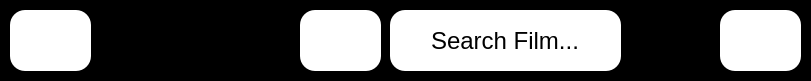
   <widget class="QFrame" name="frame_2">
    <property name="geometry">
     <rect>
      <x>20</x>
      <y>0</y>
      <width>811</width>
      <height>81</height>
     </rect>
    </property>
    <property name="styleSheet">
     <string notr="true">background-color:black;
border-radius:15px;</string>
    </property>
    <property name="frameShape">
     <enum>QFrame::StyledPanel</enum>
    </property>
    <property name="frameShadow">
     <enum>QFrame::Raised</enum>
    </property>
    <widget class="QPushButton" name="pushButton_5">
     <property name="geometry">
      <rect>
       <x>720</x>
       <y>10</y>
       <width>81</width>
       <height>61</height>
      </rect>
     </property>
     <property name="styleSheet">
      <string notr="true">background-color:white;
border-radius:15px;</string>
     </property>
     <property name="text">
      <string/>
     </property>
     <property name="icon">
      <iconset>
       <normaloff>../../../Downloads/tải xuống (12).png</normaloff>../../../Downloads/tải xuống (12).png</iconset>
     </property>
     <property name="iconSize">
      <size>
       <width>52</width>
       <height>52</height>
      </size>
     </property>
    </widget>
    <widget class="QPushButton" name="pushButton_6">
     <property name="geometry">
      <rect>
       <x>10</x>
       <y>10</y>
       <width>81</width>
       <height>61</height>
      </rect>
     </property>
     <property name="styleSheet">
      <string notr="true">background-color:white;
border-radius:15px;</string>
     </property>
     <property name="text">
      <string/>
     </property>
     <property name="icon">
      <iconset>
       <normaloff>../../../Downloads/566021.png</normaloff>../../../Downloads/566021.png</iconset>
     </property>
     <property name="iconSize">
      <size>
       <width>52</width>
       <height>52</height>
      </size>
     </property>
    </widget>
    <widget class="QLineEdit" name="lineEdit">
     <property name="geometry">
      <rect>
       <x>390</x>
       <y>10</y>
       <width>231</width>
       <height>61</height>
      </rect>
     </property>
     <property name="baseSize">
      <size>
       <width>0</width>
       <height>0</height>
      </size>
     </property>
     <property name="font">
      <font>
       <pointsize>18</pointsize>
      </font>
     </property>
     <property name="styleSheet">
      <string notr="true">background-color:white</string>
     </property>
     <property name="text">
      <string>Search Film...</string>
     </property>
     <property name="alignment">
      <set>Qt::AlignCenter</set>
     </property>
    </widget>
    <widget class="QPushButton" name="pushButton_8">
     <property name="geometry">
      <rect>
       <x>300</x>
       <y>10</y>
       <width>81</width>
       <height>61</height>
      </rect>
     </property>
     <property name="styleSheet">
      <string notr="true">background-color:white;
border-radius:15px;</string>
     </property>
     <property name="text">
      <string/>
     </property>
     <property name="icon">
      <iconset>
       <normaloff>../../../Downloads/tải xuống (11).png</normaloff>../../../Downloads/tải xuống (11).png</iconset>
     </property>
     <property name="iconSize">
      <size>
       <width>52</width>
       <height>52</height>
      </size>
     </property>
    </widget>
   </widget>
